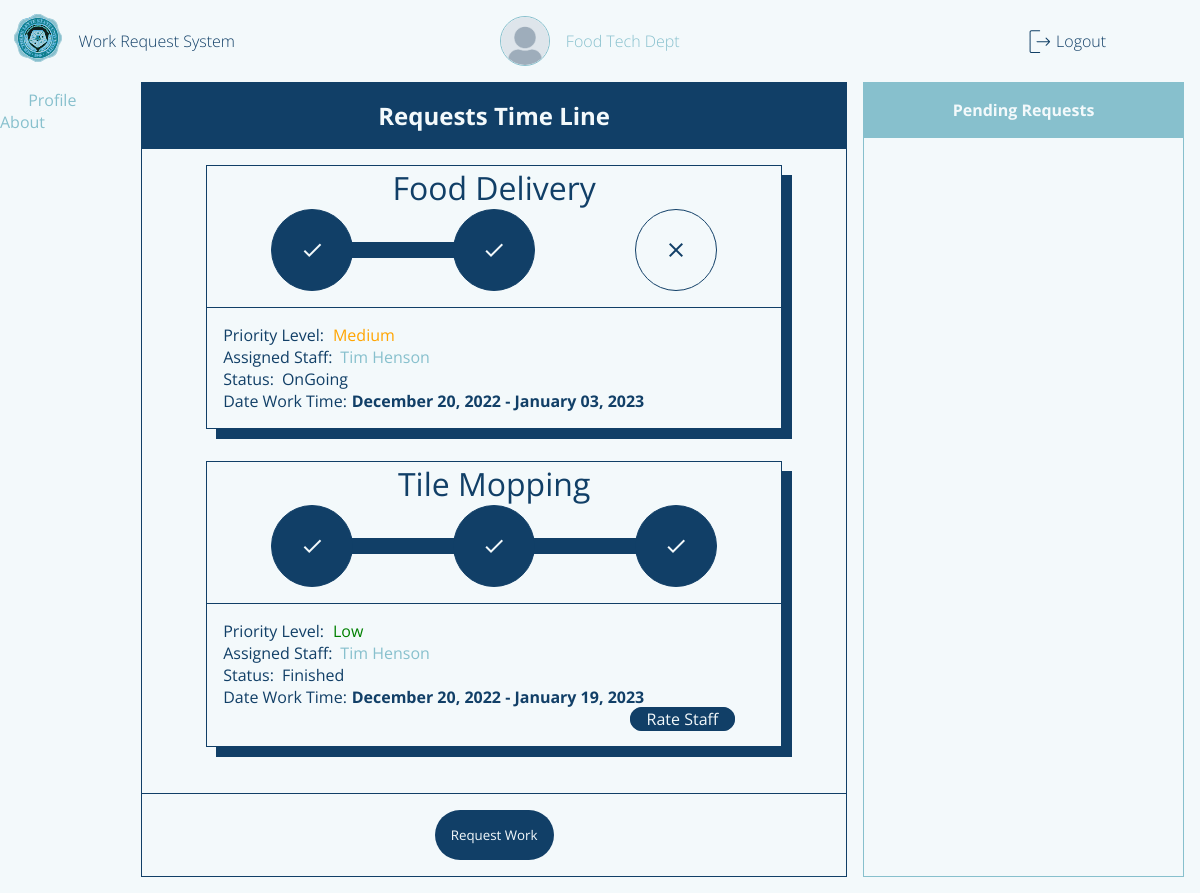
The app's page /requestorPage (signed in) with its own data.
### flaskApp/models.py (models this page shows, shortened)
class User(db.Model, UserMixin):
	__tablename__ = 'user'
	id = db.Column(db.Integer, primary_key=True)
	userName = db.Column(db.String(20), unique=True, nullable=False)
	userType = db.Column(db.String(20), default='Admin')
	passWord = db.Column(db.String(60), nullable=False)
	profilePicture = db.Column(db.String(60), default='dafault.png')
	requestForm = db.relationship('UserRequestForm', backref='user')
	userStaffExtension = db.relationship('StaffExtension', backref='staffExtension', uselist=False)

class UserRequestForm(db.Model):
	__tablename__ = 'userRequestForm'
	id = db.Column(db.Integer, primary_key=True)
	requestorName = db.Column(db.String(500), nullable=False)
	requestTitle = db.Column(db.String(500), nullable=False)
	requestedWork = db.Column(db.String(500), nullable=False)
	roomNumber = db.Column(db.String(20), nullable=False)
	avilabilityOfMaterials = db.Column(db.String(10), nullable=False)
	priorityLevel = db.Column(db.Integer, default=0) # change this to integer in the future 0 - pending 1 - high 2 - medium 3 - low
	status = db.Column(db.String(20), default='Pending')
	dateApproved = db.Column(DateTime, default=datetime.now(), nullable=False)
	dateLimit = db.Column(DateTime, default=datetime.now(), nullable=False)
	requestFormId = db.Column(db.Integer, db.ForeignKey('user.id'))
	requestRating = db.Column(db.Integer, default=0) # this is where a rating will be recorded
	assignedStaff = db.Column(db.Integer, db.ForeignKey('userstaff.id'))

class StaffExtension(db.Model):
	__tablename__ = 'userstaff'
	id = db.Column(db.Integer, primary_key=True)
	staffId = db.Column(db.Integer, db.ForeignKey('user.id'), unique=True)
	staffName = db.Column(db.String(20), nullable=False)
	staffAge = db.Column(db.String(20), nullable=False)
	staffGender = db.Column(db.String(20), nullable=False)
	staffOccupation = db.Column(db.String(20), nullable=False)
	staffRating = db.Column(db.Integer, default=0)
	staffComments = db.relationship('StaffExtensionComment', backref='staffComment')
	staffAssignment = db.relationship('UserRequestForm', backref='staffAssignment') # one to many relationship

### flaskApp/routes.py (the view, shortened to what this page needs)
@app.route('/requestorPage', methods=['GET', 'POST'])
def requestorPage():
	if current_user.is_authenticated == False:
		return redirect(url_for('loginPage'))
	form = WorkRequestForm()
	user = User.query.filter_by(userName=current_user.userName).first()
	countRequests = UserRequestForm.query.filter_by(requestorName=current_user.userName).count()
	userRequestForms = UserRequestForm.query.filter_by(requestFormId=user.id).order_by(UserRequestForm.priorityLevel)
	profileImage = url_for('static', filename='profilePic/'+current_user.profilePicture)
	return render_template('requestorDashboard.html', title='Requestor Page', user=current_user.userName, form=form, userForm=userRequestForms, count=countRequests, profileImage=profileImage)

### flaskApp/models.py (called while the page is built)
@loginManager.user_loader
def loadUser(userId):
	return User.query.get(int(userId))

### flaskApp/templates/requestorDashboard.html (shortened to what this page needs)
{% extends "layout.html" %}
{% block content %}
	<section class="content-main">
		<div class="content-main-head">
			Requests Time Line
		</div>
		<div class="content-main-body">
			{% for userForms in userForm %}
			{% if userForms.status != 'Pending' %}
				<div class="content-main-body-requests">
					<header>
						{{ userForms.requestTitle }}
					</header>
					<main>
						<body onload="progress()">
								{% if userForms.status == 'Approved' %}
								<ul class="progress">
									<li class="approved material-icons" value="0%">check</li>
									<li class="ongoing material-icons">close</li>
									<li class="finished material-icons">close</li>
									<div class="progress-bar"></div>
								</ul>
								{% elif userForms.status == 'OnGoing' or userForms.status == 'Semi Final'%}
								<ul class="progress">
									<li class="approved material-icons" value="50%">check</li>
									<li class="ongoing material-icons">close</li>
									<li class="finished material-icons">close</li>
									<div class="progress-bar"></div>
								</ul>
								{% elif userForms.status == 'Finished'%}
								<ul class="progress">
									<li class="approved material-icons" value="90%">check</li>
									<li class="ongoing material-icons">close</li>
									<li class="finished material-icons">close</li>
								</ul>
								{% endif %}
						</body>
					</main>
					<footer>
						{% if userForms.priorityLevel == 1  %}
							<span>Priority Level: <i style="color:red;">High</i></span>
						{% elif userForms.priorityLevel == 2  %}
							<span>Priority Level: <i style="color:orange;">Medium</i></span>
						{% elif userForms.priorityLevel == 3  %}
							<span>Priority Level: <i style="color:green;">Low</i></span>
						{% endif %}
						<span class="assigned-staff">
							<p>Assigned Staff: </p>
							<a href="">{{userForms.staffAssignment.staffName}}</a>
						</span>
						<span class="status">
							<p>Status: </p>
							{% if userForms.status == 'Semi Final' %}
								<p id="status" style="color: gray;">Waiting For Confirmation</p>
							{% else %}
								<p id="status">{{ userForms.status }}</p>
							{% endif %}
						</span>
						<span class="dateApp">
							<p>Date Work Time: </p>
							<p id="status" style="font-weight: bold;">{{ userForms.dateApproved.strftime("%B %d, %Y") }} - {{ userForms.dateLimit.strftime("%B %d, %Y") }}</p>
						</span>
						{% if userForms.status == 'Finished'%}
							<span class="rate-btn">
								<a href="{{ url_for('rateStaff', reqId=userForms.id, idNum=userForms.staffAssignment.id) }}">Rate Staff</a>
							</span>
						{% endif %}
					</footer>
				</div>
			{% endif %}
			{% endfor %}
		</div>
		<div class="content-main-foot">
			<button class="request-work-btn">Request Work</button>
		</div>
	</section>
	<section class="content-side-left">
		<span class="content-side-left-profile">
			<i class="material-icons content-side-left-icon">person</i>
			<a href="{{ url_for('profilePage') }}">Profile</a>
		</span>
		<span class="content-side-about">
			<i class="material-icons content-side-left-icon">help</i>
			<a href="">About</a>
		</span>
	</section>
	<section class="content-side-right">
		<header>Pending Requests</header>
		<main>
		</main>
	</section>
	<section class="content-foot">
	</section>
{% endblock content %}

### flaskApp/templates/layout.html (shortened to what this page needs)
<!DOCTYPE html>
<html>
<head>
    {% if title == 'Login Page'%}
    	<link rel="stylesheet" type="text/css" href="{{ url_for('static', filename='login.css') }}">
    {% elif title == 'Admin Page'%}
    	<link rel="stylesheet" type="text/css" href="{{ url_for('static', filename='adminDashboard.css') }}">
    {% elif title == 'Requestor Page'%}
        <link rel="stylesheet" type="text/css" href="{{ url_for('static', filename='requestorDashboard.css') }}">
    {% elif title == 'Staff Page'%}
        <link rel="stylesheet" type="text/css" href="{{ url_for('static', filename='staffDashboard.css') }}">
    {% elif title == 'Admin Approval Page'%}
        <link rel="stylesheet" type="text/css" href="{{ url_for('static', filename='adminApproval.css') }}">
    {% elif title == 'Staff Ongoing Page'%}
        <link rel="stylesheet" type="text/css" href="{{ url_for('static', filename='staffOngoing.css') }}">
    {% elif title == 'Profile Page'%}
        <link rel="stylesheet" type="text/css" href="{{ url_for('static', filename='profilePage.css') }}">
    {% endif%}
</head>
<body>
	<div class="container">
        {% if title != 'Login Page'%}
        <header class="content-header">
            <div class="img-box">
                <img class="logo_slsu" src="{{ url_for('static', filename='img/logo_slsu.svg') }}">
            </div>
            {% if title == 'Admin Page'%}
                <section class="header-title">
                    <a href="{{ url_for('adminPage') }}">Work Request System</a>
                </section>
                <section class="header-user">
                    <img class='profile-picture'src="{{ profileImage }}">
                    <a href="{{ url_for('profilePage') }}">{{ user }}</a>
                </section>
            {% elif title == 'Requestor Page' %}
                <section class="header-title">
                    <a href="{{ url_for('requestorPage') }}">Work Request System</a>
                </section>
                <section class="header-user">
                <img class='profile-picture'src="{{ profileImage }}">
                    <a href="{{ url_for('profilePage') }}">{{ user }}</a>
                </section>
            {% endif %}
            <div class="header-profile">
                {% if current_user.is_authenticated == True %}
                <img src="{{ url_for('static', filename='img/logout.svg') }}">
                <a href="{{ url_for('logout') }}">Logout</a>
                {% endif %}
            </div>
        </header>
        {% endif%}
		{% block content %}{% endblock content %}
	</div>
</body>
</html>

### flaskApp/static/requestorDashboard.css (style rules this page uses)
body { background: var(--white); }
.container { margin: 0; display: grid; height: 100vh; grid-template-columns: 0.2fr 1fr 0.5fr; grid-template-rows: 0fr 1fr 0.02fr; grid-template-areas: 'h h h' 'l m r' 'f f f'; }
.content-header { grid-area: h; display: flex; flex-direction: row; align-items: center; padding: var(--fn-small); }
.img-box { flex-grow: 0; }
.header-title { flex-grow: 0; margin-left: 1rem; }
.header-title a { font-size: var(--fn-regular); font-weight: lighter; color: var(--blue); }
.header-user { flex-grow: 1; font-size: var(--fn-regular); font-weight: lighter; color: var(--blue); }
.header-profile { flex-grow: 0.3; }
.header-profile a { font-size: var(--fn-regular); font-weight: lighter; color: var(--blue); }
.content-main { grid-area: m; display: flex; flex-direction: column; border: 1px solid var(--blue); }
.content-main-head { flex-grow: 0; font-size: var(--fn-medium); text-align: center; color: var(--white); background-color: var(--blue); border-bottom: 1px solid var(--blue); padding: 1rem 0rem 1rem 0rem; font-weight: lighter; font-weight: bold; }
.content-main-body { flex-grow: 1; display: flex; flex-direction: column; overflow: scroll; height: 1rem; padding: 1rem; }
.dateApp { display: flex; flex-direction: row; }
.dateApp p:nth-child(2) { margin-left: 0.3rem; }
.content-main-body-requests { margin-bottom: 1rem; display: flex; flex-direction: column; border: 1px solid var(--blue); box-shadow: 10px 10px var(--blue); margin: 0rem 3rem 2rem 3rem }
.content-main-body-requests header { text-align: center; font-size: var(--fn-large); color: var(--blue); }
.content-main-body-requests main { display: flex; flex-direction: row; position: relative; margin: 0rem 4rem 1rem 4rem; }
.progress-bar { width: 0%; height: 1rem; background-color: var(--blue); position: absolute; top: 50%; left: 3%; transform: translateY(-50%); border-radius: 2rem; transition: width 1s ease; }
.content-main-body-requests main ul { display: flex; flex-direction: row; list-style: none; justify-content: space-between; margin: 0; padding: 0; width: 100%; }
.content-main-body-requests main ul li:first-child { background: var(--blue); border: 1px solid var(--blue); color: var(--white); }
.content-main-body-requests main ul li { width: 5rem; height: 5rem; background: var(--white); border: 1px solid var(--blue); color: var(--blue); display: flex; justify-content: center; align-items: center; z-index: 100; border-radius: 50%; }
.content-main-body-requests footer { border-top: 1px solid var(--blue); padding: 1rem 1rem 1rem 1rem; color: var(--blue); }
.content-main-body-requests footer span i { margin-left: 0.3rem; }
.assigned-staff, .status { display: flex; flex-direction: row; }
.assigned-staff a, .status p:nth-child(2) { margin-left: 0.5rem; }
.rate-btn { border: 1px solid var(--blue); padding: 0rem 1rem 0rem 1rem; margin-left: 75%; border-radius: 1rem; background-color: var(--blue); }
.rate-btn a { color: var(--white); }
.content-main-foot { flex-grow: 0; }
.content-side-left { grid-area: l; }
.content-side-right { grid-area: r; color: var(--blue); border: 1px solid var(--blueGreen); margin-left: 1rem; margin-right: 1rem; display: flex; flex-direction: column; }
.content-side-right header { border-bottom: 1px solid var(--blueGreen); text-align: center; padding: 1rem 0rem 1rem 0rem; flex-grow: 0; background: var(--blueGreen); color: var(--white); font-weight: bold; }
.content-side-right main { flex-grow: 1; display: flex; flex-direction: column; overflow: scroll; height: 1rem; }
.content-main-foot { padding: 1rem; border-top: 1px solid var(--blue); text-align: center; }
.request-work-btn { border: none; padding: 1rem; background: var(--blue); color: var(--white); border-radius: 2rem; cursor: pointer; }
.content-foot { grid-area: f; }

### records on screen
User: userName "Food Tech Dept"
UserRequestForm: requestTitle "Food Delivery", shows "check", shows "Priority Level:", priorityLevel "Medium", staffAssignment.staffName "Tim Henson", status "OnGoing", dateApproved "December 20, 2022", dateLimit "January 03, 2023"
UserRequestForm: requestTitle "Tile Mopping", shows "check", shows "Priority Level:", priorityLevel "Low", staffAssignment.staffName "Tim Henson", status "Finished", dateApproved "December 20, 2022", dateLimit "January 19, 2023"
